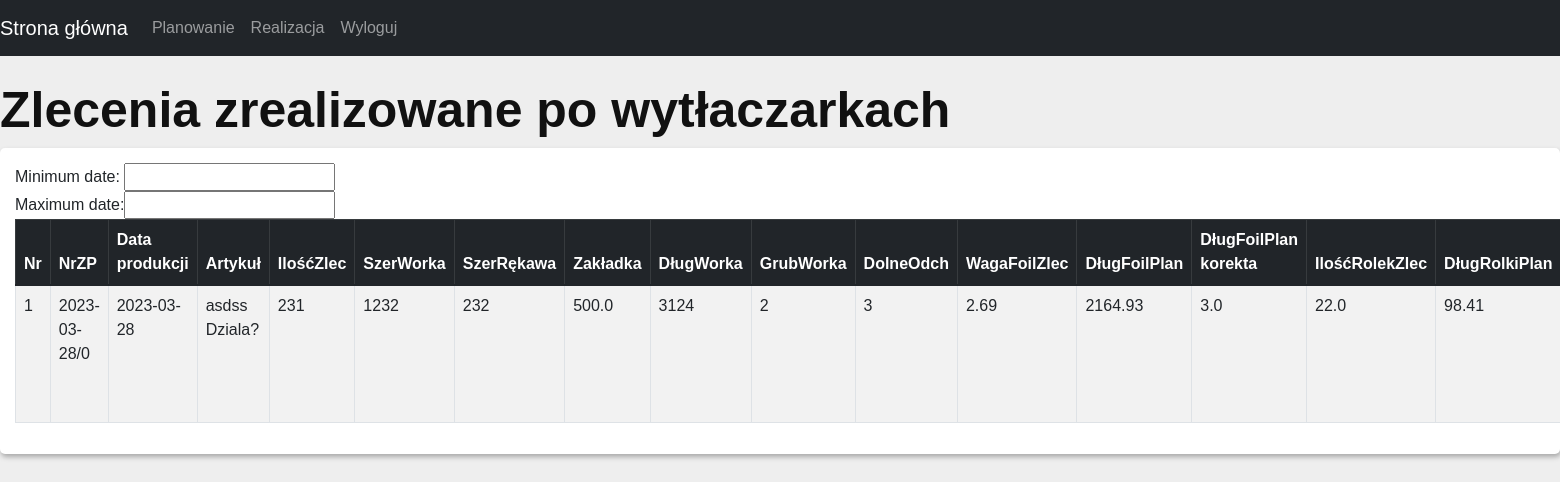
Page /doc4 (signed in) on the earlier database version.
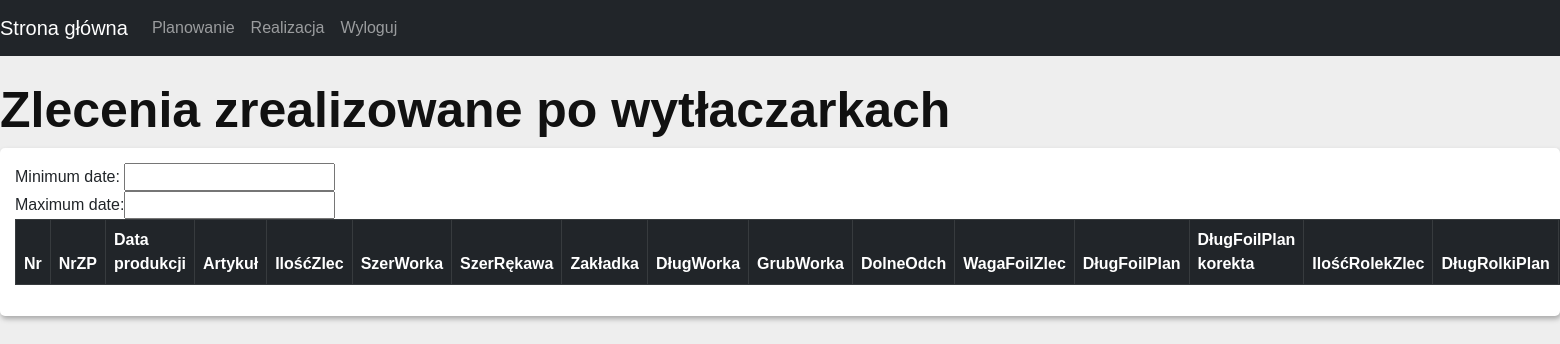
Same page on the later database version.
### events/models.py (models this page shows, shortened)
class Zamowienie(models.Model):
    NrZp = models.CharField("NrZp", max_length=20)
    Data = models.DateField()
    Kod = models.CharField(max_length=20)
    Artykul = models.CharField(max_length=30)
    NrWyt = models.IntegerField()
    Status = models.IntegerField()
    Rodzaj = models.IntegerField()
    MMK = models.CharField(max_length=20)
    Barwnik = models.CharField(max_length=20)
    Uwagi = models.CharField(max_length=40)
    IloscZlec = models.IntegerField()
    SzerWorka = models.IntegerField()
    SzerRekawa = models.IntegerField()
    Zakladka = models.FloatField()
    DlugWorka = models.IntegerField()
    GrubWorka = models.IntegerField()
    DolneOdch = models.IntegerField()
    DlugFoilPlan_Korekta = models.FloatField()
    WagaFoliZlec = models.FloatField()
    DlugFoliPlan = models.FloatField()
    IloscRolekZlec = models.FloatField()
    DlugRolkiZlec_Korekta = models.FloatField()
    DlugRolkiPlan = models.FloatField()
    DlugFoliZlec_Korekta = models.FloatField()
    WagaRolkiZlec = models.FloatField()

### events/views.py (the view)
# urls.py: path('doc4', procReal.as_view() ,  name='procReal.views.index'),
class procReal(LoginRequiredMixin,UserPassesTestMixin, ListView):
    model = Zamowienie
    template_name = "Doc346/procZrel.html"
    serializer_class = ZamSerializer
    queryset = Zamowienie.objects.filter(Status__gt=1)
    def test_func(self):
        if self.request.user.groups.filter(name='admin').exists():
            return True
        else:
            return False
    def get_context_data(self, **kwargs):
        context = super().get_context_data(**kwargs)
        context['status_dict'] = status_dict
        context['nrwyt_dict'] = nrwyt_dict
        context['folia_dict'] = folia_dict
        serialized_data = self.serializer_class(context['object_list'], many=True)
        for data in serialized_data.data:
            data["Research"] = realCaluclator(data['NrZp'])
        context['serialized_data'] = serialized_data.data
        print(context)
        return context

### events/views.py (called while the page is built, shortened)
@register.filter
def get_item(dictionary, key):
  return dictionary.get(key)

@register.simple_tag
def divide(a, b):
    if b == 0:
        return 0
    return round(a / b, 2)

def realCaluclator(NrZp):
    dataRol = Rolki.objects.filter(NrZp=NrZp)
    dataOrder = Zamowienie.objects.get(NrZp=NrZp)
    waga_sum = dataRol.aggregate(Sum('WagaRolkiProd'))['WagaRolkiProd__sum']
    waga_end = dataOrder.WagaFoliZlec - waga_sum
    dlugProd = dataRol.aggregate(Sum('DlugRolkiProd'))['DlugRolkiProd__sum']
    dlugEnd = dataOrder.IloscRolekZlec * dataOrder.DlugRolkiZlec_Korekta - dlugProd
    sumRol = dataRol.aggregate(Count('Rolka'))['Rolka__count']
    finishRol = dataOrder.IloscRolekZlec - sumRol
    return {'wagaSum': waga_sum,
            'wagaEnd': waga_end,
            'dlugProd': dlugProd,
            'dlugEnd':dlugEnd,
            'sumRol': sumRol,
            'finishRol': finishRol}

### events/templates/Doc346/procZrel.html (shortened to what this page needs)
{% load static %}
<!DOCTYPE html>
<html lang="en">
<head>
    <link rel="stylesheet" href={% static "css/bootstrap.min.css" %}>
    <link rel="stylesheet" href={% static "css/datatables.min.css" %}>
    <link rel="stylesheet" href={% static "css/style.css" %}>
    <link rel="stylesheet" href={% static "css/dataTables.dateTime.min.css" %}>
</head>
<body>
     {% include 'navbar.html' %}
     <br>
     <h1 class="mb-2">Zlecenia zrealizowane po wytłaczarkach </h1>
                <div class="data_table">
                    <table border="0" cellspacing="5" cellpadding="5">
        <tbody><tr>
            <td>Minimum date:</td>
            <td><input type="text" id="min" name="min"></td>
        </tr>
        <tr>
            <td>Maximum date:</td>
            <td><input type="text" id="max" name="max"></td>
        </tr>
    </tbody></table>
                    <table id="example" class="table table-striped table-bordered display nowrap" style="width:100%">
                        <thead class="table-dark">
                            <tr>
                                <th>Nr</th>
                                <th>NrZP</th>
                                <th>Data produkcji</th>
                                <th>Artykuł</th>
                                <th>IlośćZlec</th>
                                <th>SzerWorka</th>
                                <th>SzerRękawa</th>
                                <th>Zakładka</th>
                                <th>DługWorka</th>
                                <th>GrubWorka</th>
                                <th>DolneOdch</th>
                                <th>WagaFoilZlec</th>
                                <th>DługFoilPlan</th>
                                <th>DługFoilPlan korekta</th>
                                <th>IlośćRolekZlec</th>
                                <th>DługRolkiPlan</th>
                            </tr>
                        </thead>
                        <tbody>
                        {% for post in serialized_data %}
                             <tr>
                                <td>{{ forloop.counter }}</td>
                                <td>{{ post.NrZp  }}</td>
                                <td>{{ post.Data }}</td>
                                <td> {{ post.Artykul }}</td>
                                 <td>{{ post.IloscZlec }}</td>
                                <td> {{ post.SzerWorka }} </td>
                                <td> {{ post.SzerRekawa }} </td>
                                <td> {{ post.Zakladka}} </td>
                                <td> {{ post.DlugWorka}} </td>
                                <td>{{ post.GrubWorka }}</td>
                                <td>{{ post.DolneOdch }}</td>
                                <td>{{ post.WagaFoliZlec}}</td>
                                <td>{{ post.DlugFoliPlan }}</td>
                                <td>{{ post.DlugFoilPlan_Korekta }}</td>
                                <td>{{ post.IloscRolekZlec }}</td>
                                <td>{{ post.DlugRolkiPlan }}</td>
                            </tr>
                        {% endfor %}
                        </tbody>
                    </table>
</div>
</body>
</html>

### events/templates/navbar.html (shortened to what this page needs)
<nav class="navbar navbar-expand-lg navbar-dark bg-dark">
  <div class="collapse navbar-collapse" id="navbarTogglerDemo01">
    <a class="navbar-brand" href="{% url 'Home.views.index' %}">Strona główna</a>
    <ul class="navbar-nav mr-auto mt-2 mt-lg-0">
      <li class="nav-item active">
        <a class="nav-link" href={% url "PlanProc.views.index" %} >Planowanie </a>
      </li>
        <li class="nav-item active">
        <a class="nav-link" href={% url "PlanFolia.views.index" %}>Realizacja </a>
      </li>
        <li class="nav-item active">
        <a class="nav-link" href="{% url 'Logout.views.index' %}">Wyloguj </a>
      </li>
    </ul>
  </div>
</nav>

### assets/css/style.css (style rules this page uses)
* { margin: 0; padding: 0; outline: 0; }
html { scroll-behavior: smooth; }
body { background: #eee; font-family: 'Raleway', sans-serif; font-family: 'Roboto', sans-serif; font-family: 'Poppins', sans-serif; font-family: 'Rubik', sans-serif; }
h1, h2, h3, h4, h5, h6, p, a, ol, ul, li, img, span, input, form, label, .btn { margin: 0; padding: 0; }
h1 { font-size: 50px; color: #111; font-weight: 600; }
.data_table { background: #fff; padding: 15px; margin-bottom: 10px; box-shadow: 1px 3px 5px #aaa; border-radius: 5px; }

Differences in the rows shown:
no longer on this page (row edited): Zamowienie: NrZp "2023-03-28/0", Data "2023-03-28", Artykul "asdss Dziala?", IloscZlec "231", SzerWorka "1232", SzerRekawa "232", Zakladka "500.0", DlugWorka "3124", GrubWorka "2", DolneOdch "3", WagaFoliZlec "2.69", DlugFoliPlan "2164.93", DlugFoilPlan_Korekta "3.0", IloscRolekZlec "22.0", DlugRolkiPlan "98.41"
